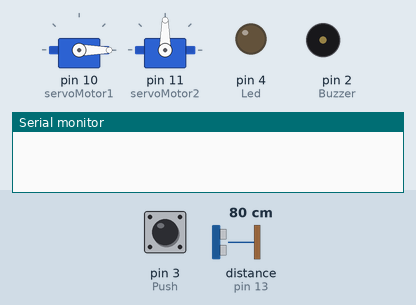
Bench run of a sketch on a simulated Arduino Uno, built with avr-gcc and run on an emulated ATmega328P. Parts: 2 × servo, output pins drawn as LEDs (lit = HIGH), buzzer (waves = sounding, pin HIGH), the last lines printed to the serial monitor. Dashed ring = blinking. The inputs (shaded band) are chosen by the test bench; at power-on: pin 3 (Push) LOW, distance to the obstacle (sensor on pin 13) 80 cm. The echo pulse lasts 58.3 µs per cm; pins used as bus, display or sensor lines are not drawn.

Above: at 1.2 s.
1.3 s: pin 3 (Push) pulled HIGH for 0.15 s
At 1.48 s:
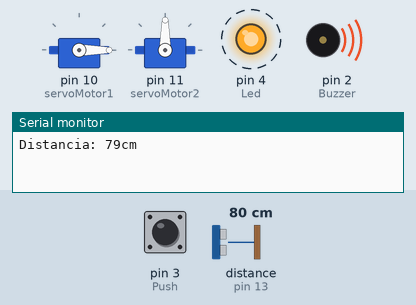
At 10.0 s:
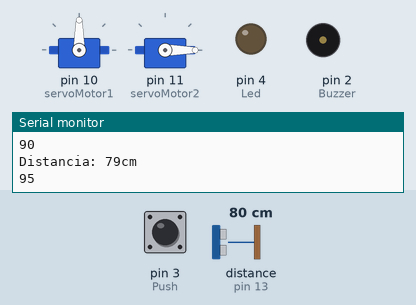
10.3 s: pin 3 (Push) pulled HIGH for 1 s
At 10.37 s:
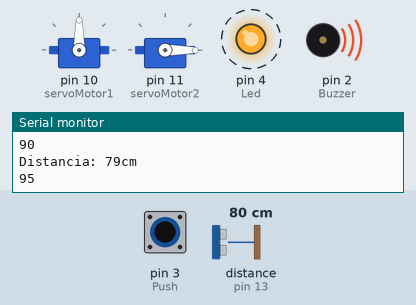
13.3 s: pin 3 (Push) pulled HIGH for 3.2 s
Timing chart, 0 to 24.0 s (numbered marks = the images above; inputs shaded):
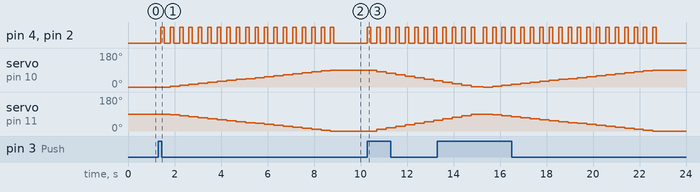

Measured:
- after the input at 1.3 s, pin 4 (Led), pin 2 (Buzzer): alternates HIGH for 0.15 s and LOW for 0.26 s, 38 changes in all, then stays LOW, starting after 0.11 s; servo on pin 10 (servoMotor1): moves from 0° to 90° over 6.9 s, starting after 0.51 s; servo on pin 11 (servoMotor2): moves from 90° to 0° over 6.9 s, starting after 0.51 s
- after the input at 10.3 s, pin 4 (Led), pin 2 (Buzzer): alternates HIGH for 0.15 s and LOW for 0.26 s, starting at once; servo on pin 10 (servoMotor1): moves from 90° to 34° over 2.4 s, starting after 0.41 s; servo on pin 11 (servoMotor2): moves from 0° to 56° over 2.4 s, starting after 0.41 s

The sketch:

Main.ino
```cpp
#include <Servo.h>

Servo servoMotor1;
Servo servoMotor2;

const int Buzzer = 2;
const int Push = 3;
const int Led = 4;
const int Trigger = 12;
const int Echo = 13;

long t; //timepo que demora en llegar el eco
long distanciactual; //distancia en centimetros
bool PushState;
int SystemState;    //0: rampa arriba-bajando  1: rampa abajo-subiendo
int angle;

void Ultrasonico();
void Alerta();

void setup() {
  Serial.begin(9600);//iniciailzamos la comunicación

  pinMode(Buzzer, OUTPUT); //pin como salida
  pinMode(Push, INPUT); //pin como salida
  pinMode(Led, OUTPUT); //pin como salida
  pinMode(Trigger, OUTPUT); //pin como salida
  pinMode(Echo, INPUT);  //pin como entrada
  servoMotor1.attach(10);
  servoMotor2.attach(11);

  digitalWrite(Trigger, LOW);
  digitalWrite(Buzzer, LOW);
  servoMotor1.write(0);
  servoMotor2.write(90);
  SystemState=0;
  t=0;
  distanciactual=0;
}

void loop(){

  PushState = digitalRead(Push);

  if(SystemState==0 && PushState==true){            //////Rampa arriba-bajando
      SystemState=1;
      Ultrasonico();
      angle=0;
      while(angle<=90 /*&& distanciactual>4*/){
          servoMotor1.write(angle);
          servoMotor2.write(90-angle);
          Alerta();
          angle+=5;
          Ultrasonico();
          Serial.println(angle);
          //delay(50);
      }
    }else if(SystemState==1 && PushState==true){    //////Rampa abajo-subiendo
      SystemState=0;
      angle=0;
      while(angle<=90 /*&& distanciactual>4*/){
          servoMotor1.write(90-angle);
          servoMotor2.write(angle);
          Alerta();
          angle+=8;
          Ultrasonico();
          Serial.println(angle);
          //delay(50);
      }
      /*while(angle-i>=0){
          servoMotor1.write(angle-i);
          servoMotor2.write(90-angle+i);
          Alerta();
          i+=5;
      }*/
    }
}

void Ultrasonico(){


  digitalWrite(Trigger, HIGH);
  delayMicroseconds(10);          //Enviamos un pulso de 10us
  digitalWrite(Trigger, LOW);

  t = pulseIn(Echo, HIGH); //obtenemos el ancho del pulso
  distanciactual = t/59;             //escalamos el tiempo a una distancia en cm

  Serial.print("Distancia: ");
  Serial.print(distanciactual);      //Enviamos serialmente el valor de la distancia
  Serial.print("cm");
  Serial.println();
  delay(100);          //Hacemos una pausa de 100ms

  ////////////////
  //led();
  ////////////////
}

/*void buzzer(){
  digitalWrite(Buzzer, HIGH);
  delay(150);
  digitalWrite(Buzzer, LOW);
  delay(150);
  digitalWrite(Buzzer, HIGH);
  delay(150);
  digitalWrite(Buzzer, LOW);
  }*/

void Alerta(){
  digitalWrite(Led, HIGH);
  digitalWrite(Buzzer, HIGH);
  delay(150);
  digitalWrite(Led, LOW);
  digitalWrite(Buzzer, LOW);
  delay(150);
  }
```
